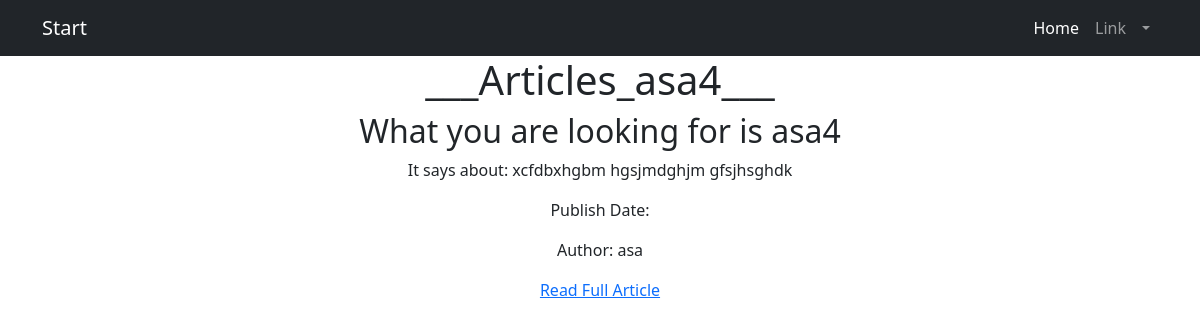
Screenshot of /protect/articles/15/ (signed in) with the database file from the repository.
### news/models.py (models this page shows, shortened)
class Post(models.Model):
    author = models.ForeignKey('Author', on_delete=models.CASCADE, blank=True)
    POST_TYPES = (
        ('article', 'Article'),
        ('news', 'News'),
    )
    post_type = models.CharField(max_length=10, choices=POST_TYPES)
    created_at = models.DateTimeField(auto_now_add=True)
    categories = models.ManyToManyField('Category', through='PostCategory')
    title = models.CharField(max_length=255)
    content = models.TextField()
    rating = models.IntegerField(default=0)
    authorname = models.CharField(max_length=255,)
    subscribers = models.ManyToManyField(User, related_name='subscribed_categories', blank=True)

class Author(models.Model):
    user = models.OneToOneField(User, on_delete=models.CASCADE)
    rating = models.IntegerField(default=0)
    def __str__(self):
        return self.user.username

### news/views.py (the view)
# urls.py: path('articles/<int:id>/', views.articles_full_detail, name='articles_full_detail'),  # all art
@login_required
def articles_full_detail(request, id):
    post = Post.objects.get(pk=id)
    post_info = {
        'title': post.title,
        'content': post.content,
        'publish_date': post.created_at.strftime('%d.%m.%Y'),
        'author': post.authorname,
    }
    news_article = get_object_or_404(Post, id=id)
    return render(request, 'articles_full_detail.html', {'post': news_article})

### news/templatetags/censor.py (called while the page is built)
@register.filter(name='censor')
def censor(value):
    banned_words = ['badword', 'badword1', 'badword2']
    for word in banned_words:
        if isinstance(word, str):
            value = value.replace(word[1:], '*' * len(word[1:]))
    return value

### news/templates/articles_full_detail.html
{% extends 'flatpages/default.html' %}
{% load censor %}
{% block content %}
<h1>___Articles_{{ post.title|censor }}___</h1>
    <h2>What you are looking for is {{ post.title|censor }}</h2>
    <p>It says about: {{ post.content|censor }}</p>
    <p>Publish Date: {{ post.publish_date }}</p>
    {% if post.author %}
    <p>Author: {{ post.author }}</p>
    {% endif %}
    <a href="{% url 'articles_full_detail' id=post.id %}">Read Full Article</a>
{% endblock %}

### rows the page displays
Post: title|censor "asa4", content|censor "xcfdbxhgbm hgsjmdghjm gfsjhsghdk", author "asa"
